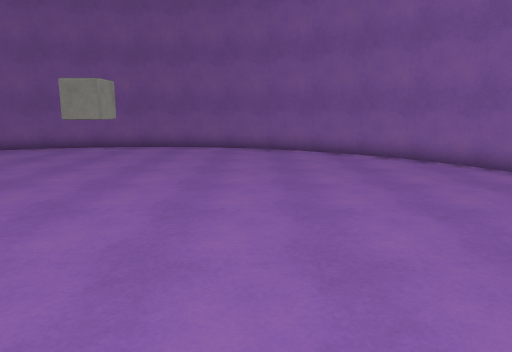
View 1 (above)

14 first-person views from a walk through a scene from a Unity 3-D project. The camera is 1.5 m above the floor, tilts 10° down and sees 70° across. The floor is counted in squares, 1 m on a side. Each view is taken from the middle of a square. On the plan, view 1 faces up. The plan holds only what a view shows up to about 16 squares ahead; the rest is blank. The place goes on beyond the plan. The player character is not drawn. Surface patterns are stand-ins for the level's own textures.

View 2
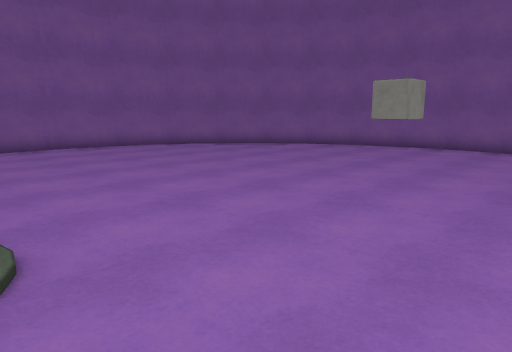

View 3
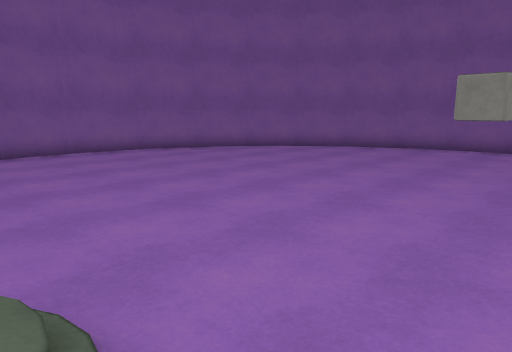

View 4
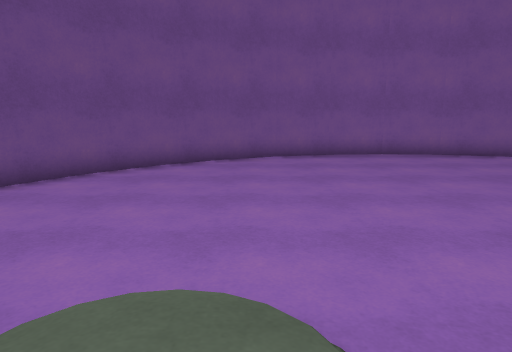

View 5
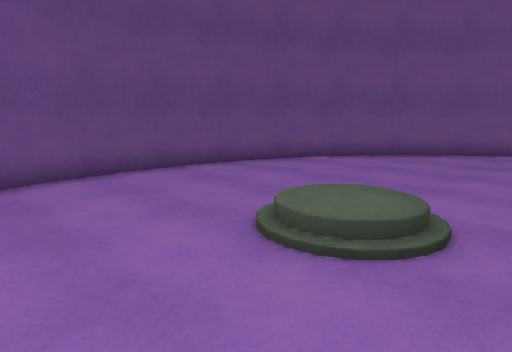

View 6
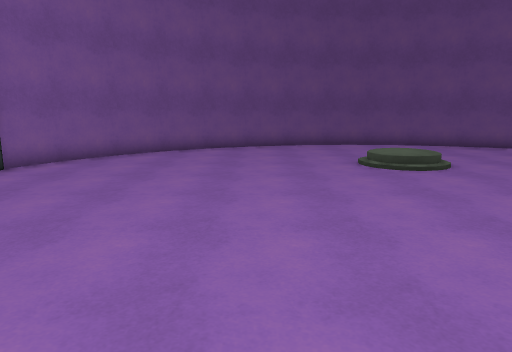

View 7
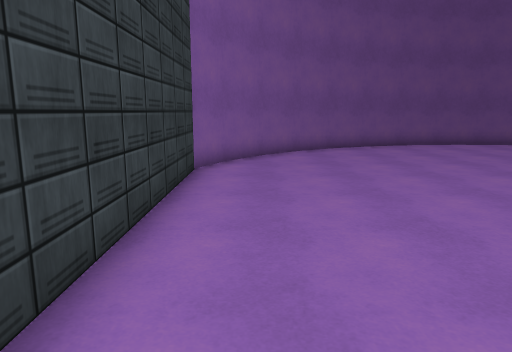

View 8
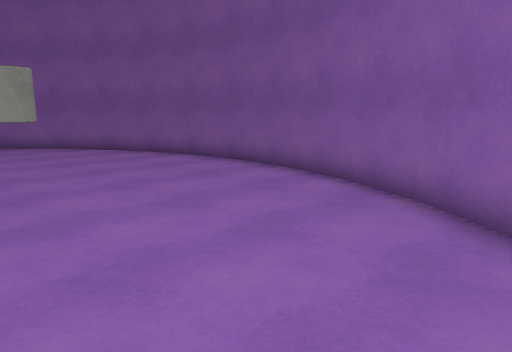

View 9
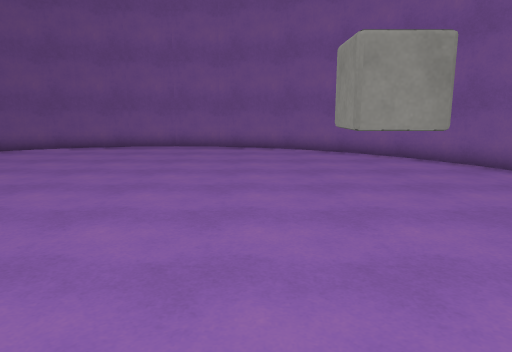

View 10
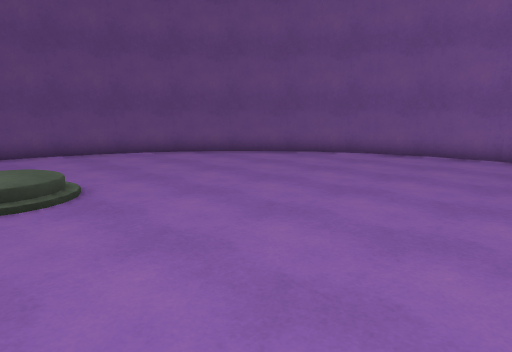

View 11
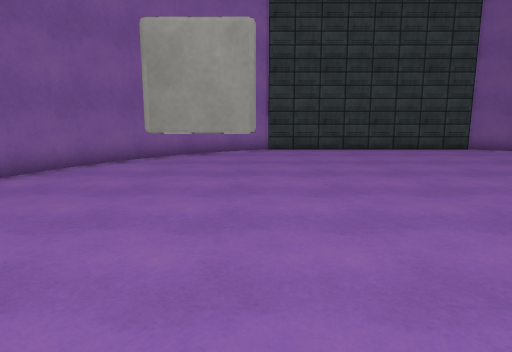

View 12
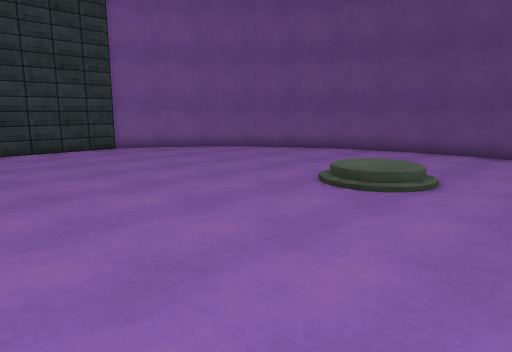

View 13
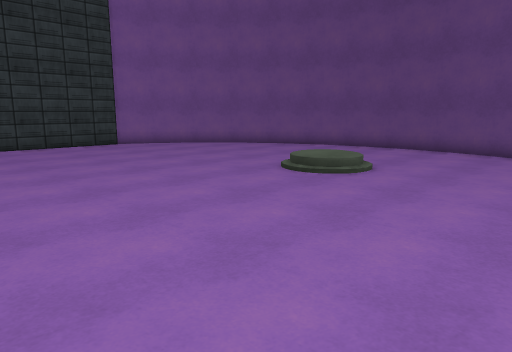

View 14
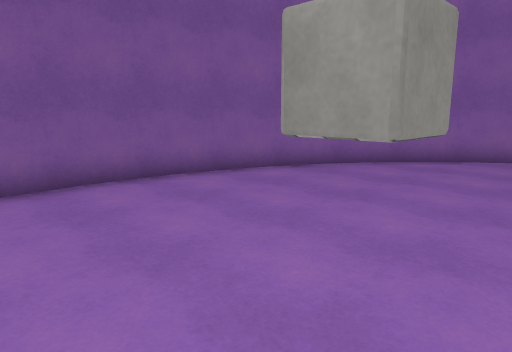

### Floor plan
Points are (right, up) in squares from view 1. A wall is a line through its corners. A room is listed if a view was taken in it or the views show most of it. See-through windows are left out.
Room 1 (views 1, 2, 3, 4, 5, 6, 7, 8, 9, 10, 11, 12, 13, 14)
walls: (-3.7, 10) (-3.7, 9) (-4.7, 9) (-4.7, 10); (-2.3, -6.6) (-0.1, -6); (-0.3, -6.1) (1.7, -5.2); (-4.3, -6.8) (-2.1, -6.6); (1.5, -5.3) (3.4, -4.1); (-6.4, -6.6) (-4.2, -6.8); (3.2, -4.2) (4.8, -2.7); (-8.4, -6) (-6.3, -6.6); (4.7, -2.8) (5.9, -1.1); (-10.2, -5.2) (-8.2, -6.1); (5.9, -1.2) (6.6, 0.3) (6.6, 8.5); (-11.9, -4.1) (-10.1, -5.3); (-13.3, -2.7) (-11.8, -4.1); (6.7, 8.5) (5.9, 10.2); (5.9, 10.1) (4.7, 11.8); (-0.1, 15) (-2.3, 15.6); (-14.5, -1.1) (-13.2, -2.8); (1.7, 14.2) (-0.3, 15.1); (4.8, 11.7) (3.3, 13.2); (3.4, 13.1) (1.6, 14.2); (-2.1, 15.6) (-4.4, 15.8); (-4.2, 15.8) (-6.3, 15.6); (-6.2, 15.6) (-8.3, 15.1); (-8.2, 15.1) (-10.2, 14.2); (-15.8, 2.6) (-15.3, 0.7) (-14.4, -1.1); (-10.1, 14.3) (-11.9, 13.1); (-11.8, 13.1) (-13.3, 11.7); (-16, 4.6) (-15.8, 2.4); (-13.2, 11.8) (-14.5, 10.1); (-15.8, 6.6) (-16, 4.5); (-14.4, 10.2) (-15.3, 8.3); (-15.3, 8.5) (-15.8, 6.4)

Where each view was taken, in squares from view 1:
view 1: 0 up, 0 right, facing up
view 2: 0 up, 0 right, facing up-left
view 3: 0 up, 2 left, facing up-left
view 4: 0 up, 3 left, facing left
view 5: 2 up, 0 right, facing down-left
view 6: 10 up, 0 right, facing down
view 7: 10 up, 5 right, facing down
view 8: 8 up, 4 right, facing up-left
view 9: 8 up, 0 right, facing left
view 10: 7 up, 3 left, facing down-left
view 11: 9 up, 8 left, facing right
view 12: 7 up, 8 left, facing down-right
view 13: 8 up, 10 left, facing down-right
view 14: 8 up, 7 left, facing up-right
